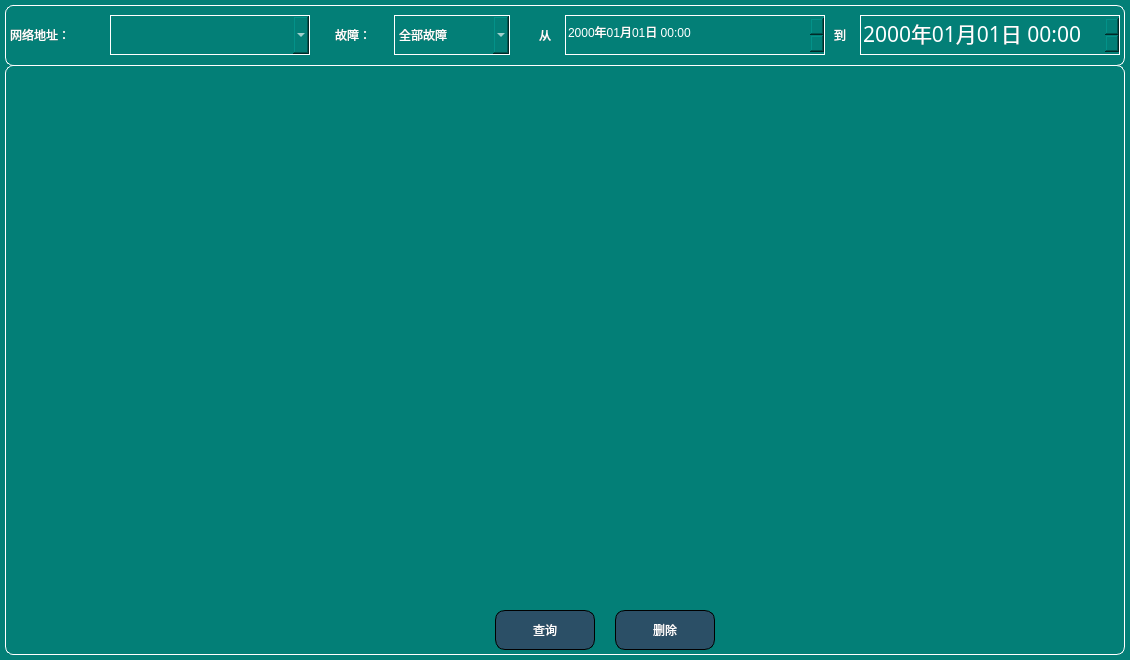
<?xml version="1.0" encoding="UTF-8"?>
<ui version="4.0">
 <class>Record</class>
 <widget class="QWidget" name="Record">
  <property name="geometry">
   <rect>
    <x>0</x>
    <y>0</y>
    <width>1130</width>
    <height>660</height>
   </rect>
  </property>
  <property name="windowTitle">
   <string>Form</string>
  </property>
  <property name="styleSheet">
   <string notr="true">QWidget{
background-color: rgb(3, 127, 119);
}
QGroupBox{
font: 14pt &quot;楷体&quot;;
border: 1px solid white;
border-radius:8px;
margin-top:10px;
}
QGroupBox:title{
color:white;
subcontrol-origin: margin;
left: 5px;
}
QToolButton{
font: 18pt &quot;楷体&quot;;
color: rgb(255, 255, 255);
border:1px solid;
border-radius:10px;
border-color: rgb(0, 0, 0);
background-color: rgb(43, 79, 102);
}
QToolButton:pressed{
font: 16pt &quot;楷体&quot;;
background-color: rgb(43, 79, 102);
}

QPushButton{
width:100px;
height:40px;
font: 18pt &quot;楷体&quot;;
color: rgb(255, 255, 255);
border:1px solid;
border-radius:10px;
border-color: rgb(0, 0, 0);
background-color: rgb(43, 79, 102);
}
QPushButton:hover{
background-color: rgb(0, 170, 255);
}
QLabel{
font: 16pt &quot;楷体&quot;;
color: rgb(255, 255, 255);
}
QComboBox{
font: 16pt &quot;楷体&quot;;
color: rgb(255, 255, 255);
border:1px solid white;
background-color: rgb(3, 127, 119);
}
QComboBox QAbstractItemView::item{
font: 16pt &quot;楷体&quot;;
color: rgb(255, 255, 255);
background-color: rgb(255, 255, 255);
}

QDateTimeEdit{
font: 16pt &quot;楷体&quot;;
border:1px solid white;
color: rgb(255, 255, 255);
}</string>
  </property>
  <widget class="QGroupBox" name="groupBox">
   <property name="geometry">
    <rect>
     <x>5</x>
     <y>-5</y>
     <width>1120</width>
     <height>71</height>
    </rect>
   </property>
   <property name="title">
    <string/>
   </property>
   <widget class="QComboBox" name="cbBoxHost">
    <property name="geometry">
     <rect>
      <x>105</x>
      <y>20</y>
      <width>200</width>
      <height>40</height>
     </rect>
    </property>
   </widget>
   <widget class="QLabel" name="label">
    <property name="geometry">
     <rect>
      <x>5</x>
      <y>20</y>
      <width>100</width>
      <height>40</height>
     </rect>
    </property>
    <property name="text">
     <string>网络地址：</string>
    </property>
   </widget>
   <widget class="QLabel" name="label_2">
    <property name="geometry">
     <rect>
      <x>525</x>
      <y>20</y>
      <width>30</width>
      <height>40</height>
     </rect>
    </property>
    <property name="text">
     <string>从</string>
    </property>
    <property name="alignment">
     <set>Qt::AlignCenter</set>
    </property>
   </widget>
   <widget class="QLabel" name="label_3">
    <property name="geometry">
     <rect>
      <x>820</x>
      <y>20</y>
      <width>30</width>
      <height>40</height>
     </rect>
    </property>
    <property name="text">
     <string>到</string>
    </property>
    <property name="alignment">
     <set>Qt::AlignCenter</set>
    </property>
   </widget>
   <widget class="QComboBox" name="cbBoxType">
    <property name="geometry">
     <rect>
      <x>389</x>
      <y>20</y>
      <width>116</width>
      <height>40</height>
     </rect>
    </property>
    <item>
     <property name="text">
      <string>全部故障</string>
     </property>
    </item>
    <item>
     <property name="text">
      <string>过流故障</string>
     </property>
    </item>
    <item>
     <property name="text">
      <string>缺相故障</string>
     </property>
    </item>
    <item>
     <property name="text">
      <string>过压故障</string>
     </property>
    </item>
    <item>
     <property name="text">
      <string>欠压故障</string>
     </property>
    </item>
    <item>
     <property name="text">
      <string>通讯故障</string>
     </property>
    </item>
    <item>
     <property name="text">
      <string>供电中断</string>
     </property>
    </item>
   </widget>
   <widget class="QLabel" name="label_4">
    <property name="geometry">
     <rect>
      <x>330</x>
      <y>20</y>
      <width>56</width>
      <height>40</height>
     </rect>
    </property>
    <property name="text">
     <string>故障：</string>
    </property>
   </widget>
   <widget class="QDateTimeEdit" name="dTEditStart">
    <property name="geometry">
     <rect>
      <x>560</x>
      <y>20</y>
      <width>260</width>
      <height>40</height>
     </rect>
    </property>
    <property name="displayFormat">
     <string>yyyy年MM月dd日 HH:mm</string>
    </property>
   </widget>
   <widget class="QDateTimeEdit" name="dTEditStop">
    <property name="geometry">
     <rect>
      <x>855</x>
      <y>20</y>
      <width>260</width>
      <height>40</height>
     </rect>
    </property>
    <property name="font">
     <font>
      <family>楷体</family>
      <pointsize>16</pointsize>
      <weight>50</weight>
      <italic>false</italic>
      <bold>false</bold>
     </font>
    </property>
    <property name="displayFormat">
     <string>yyyy年MM月dd日 HH:mm</string>
    </property>
   </widget>
  </widget>
  <widget class="QGroupBox" name="groupBox_2">
   <property name="geometry">
    <rect>
     <x>5</x>
     <y>55</y>
     <width>1120</width>
     <height>600</height>
    </rect>
   </property>
   <property name="title">
    <string/>
   </property>
   <widget class="QTableWidget" name="tableWidget">
    <property name="geometry">
     <rect>
      <x>5</x>
      <y>15</y>
      <width>1110</width>
      <height>536</height>
     </rect>
    </property>
    <property name="styleSheet">
     <string notr="true">QTableWidget{
font: 13pt &quot;楷体&quot; rgb(255, 255, 255);
border:1px  none white;
gridline-color: rgb(0, 0, 0);
background-color: rgb(3, 127, 119);
}</string>
    </property>
    <property name="horizontalScrollBarPolicy">
     <enum>Qt::ScrollBarAlwaysOff</enum>
    </property>
   </widget>
   <widget class="QToolButton" name="tBtnDelete">
    <property name="geometry">
     <rect>
      <x>610</x>
      <y>555</y>
      <width>100</width>
      <height>40</height>
     </rect>
    </property>
    <property name="text">
     <string>删除</string>
    </property>
    <property name="icon">
     <iconset resource="../MainPage/image.qrc">
      <normaloff>:/Image/recycle.png</normaloff>:/Image/recycle.png</iconset>
    </property>
    <property name="iconSize">
     <size>
      <width>30</width>
      <height>30</height>
     </size>
    </property>
    <property name="toolButtonStyle">
     <enum>Qt::ToolButtonTextBesideIcon</enum>
    </property>
   </widget>
   <widget class="QToolButton" name="tBtnQuery">
    <property name="geometry">
     <rect>
      <x>490</x>
      <y>555</y>
      <width>100</width>
      <height>40</height>
     </rect>
    </property>
    <property name="text">
     <string>查询</string>
    </property>
    <property name="icon">
     <iconset resource="../MainPage/image.qrc">
      <normaloff>:/Image/search.png</normaloff>:/Image/search.png</iconset>
    </property>
    <property name="iconSize">
     <size>
      <width>30</width>
      <height>30</height>
     </size>
    </property>
    <property name="toolButtonStyle">
     <enum>Qt::ToolButtonTextBesideIcon</enum>
    </property>
   </widget>
  </widget>
 </widget>
 <resources>
  <include location="../MainPage/image.qrc"/>
 </resources>
 <connections/>
</ui>
